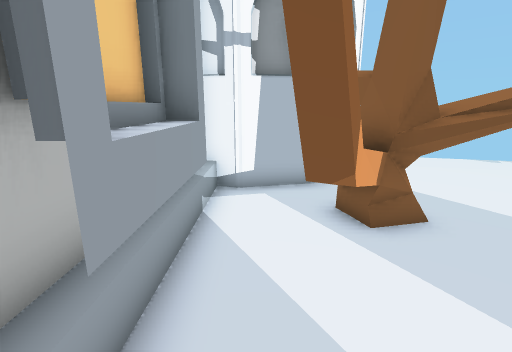
View 1 (above)

13 first-person views from a walk through a Unity game level. The camera is 1.2 m above the floor, tilts 14° down and sees 85° across. The floor is counted in squares, 0.5 m on a side. Each view is taken from the middle of a square. On the plan, view 1 faces up. The plan holds only what a view shows up to about 18 squares ahead; the rest is blank. The place goes on beyond the plan.

View 2
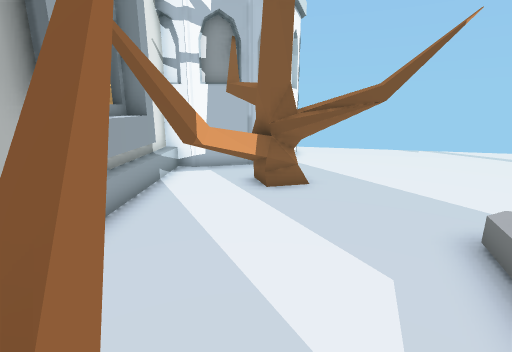

View 3
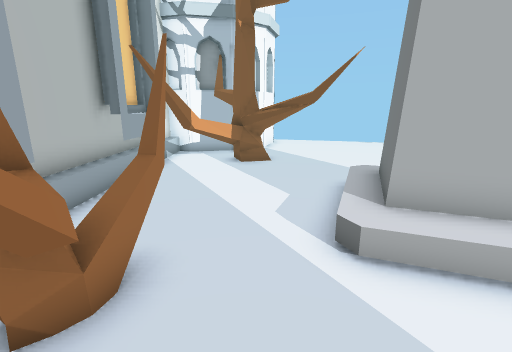

View 4
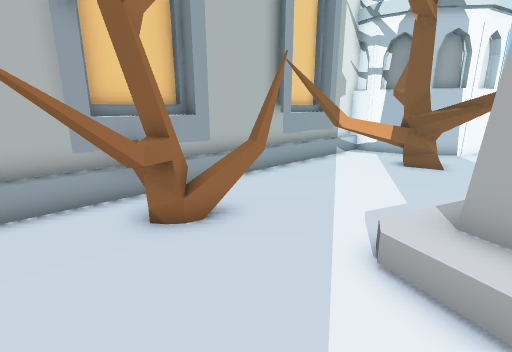

View 5
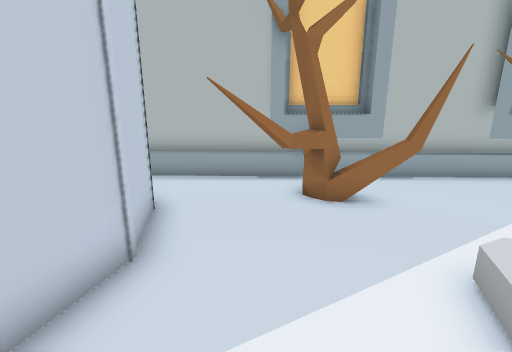

View 6
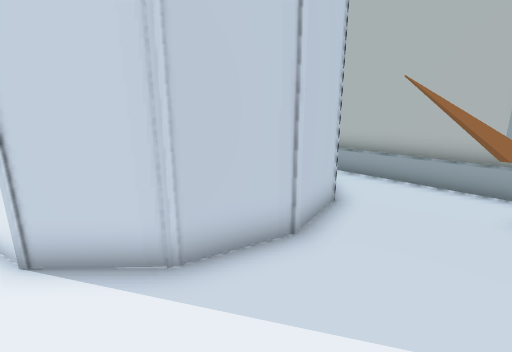

View 7
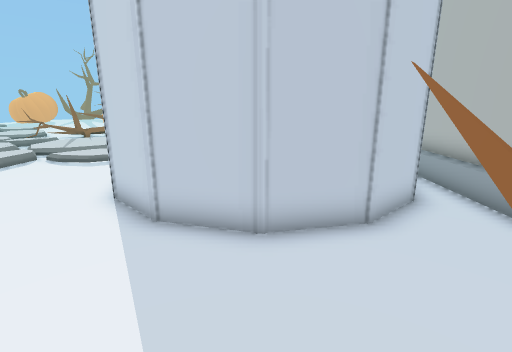

View 8
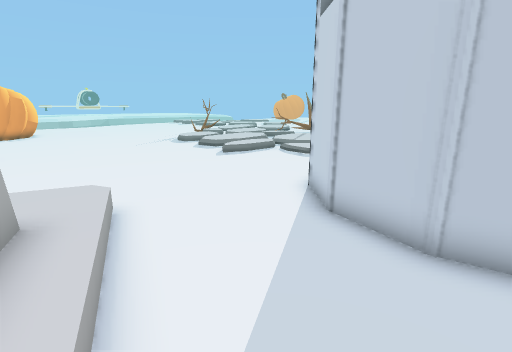

View 9
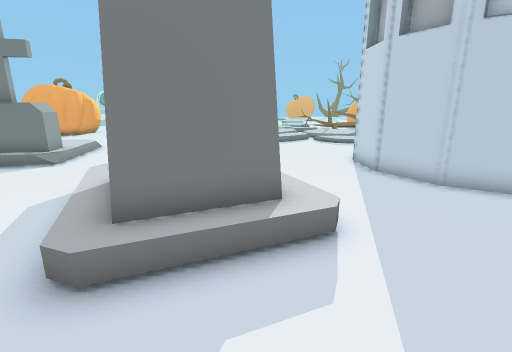

View 10
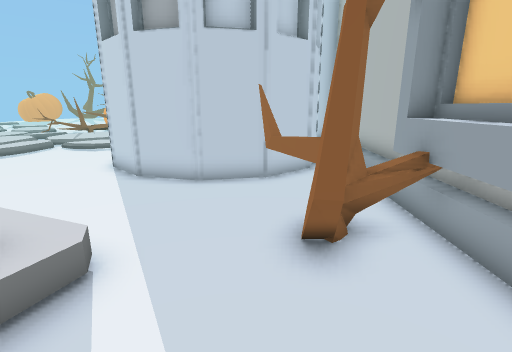

View 11
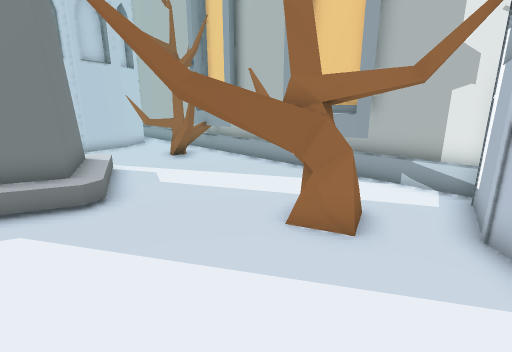

View 12
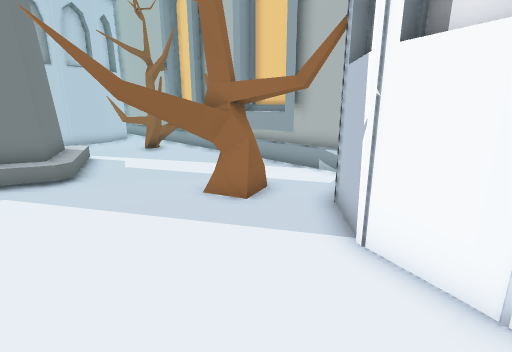

View 13
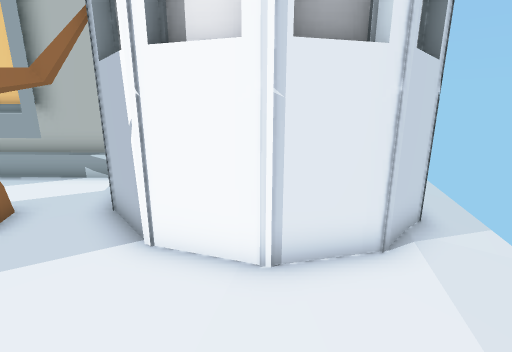

### Floor plan
Key: @ floor where view 1 was taken; # wall or solid block; x gap in a wall; . main floor; - floor 0.25 m lower than the main floor; _ floor 0.5 m lower than the main floor; = window, fence, low wall or low ledge; ^ raised ledge; T thing the floor can be seen under or through; M tombstone; O other object.
Columns run from 2 left of view 1 to 8 right of it. Each row starts with its distance up from view 1.
 18   --_
 17   ----
 16     #---
 15     ##...
 14      ##...
 13      ##....
 12      ##....
 11      ##....
 10     ###....
  9 ##TTT......
  8 #TTT.......
  7 #..TT=.....
  6 #..TTTT....
  5 ##.=TTTTT..
  4 #^.==.TTT..
  3 ##.T.......
  2 #TTT.......
  1 #.T.....OMO
  0 #.@.....MMM
 -1 #......OM
 -2 ##.x...OMM
 -3 #^.=...OOMM
 -4 ^=##......O
 -5 ###==......
 -6 ##.=#......
 -7 #.. #......
 -8 #...####...
 -9 #.###  ###.
-10 #.##     ##
-11 ###
-12 #
-13 #
-14 #

Positions as (right, up) in squares from view 1, and headings:
1: (0, 0), facing up
2: (2, -3), facing up
3: (3, -7), facing up
4: (6, -7), facing up-left
5: (8, -6), facing left
6: (8, -5), facing down-left
7: (4, -3), facing down
8: (3, -3), facing down-right
9: (2, 2), facing down-right
10: (2, 1), facing down
11: (8, 9), facing down-left
12: (8, 12), facing down-left
13: (8, 12), facing left
